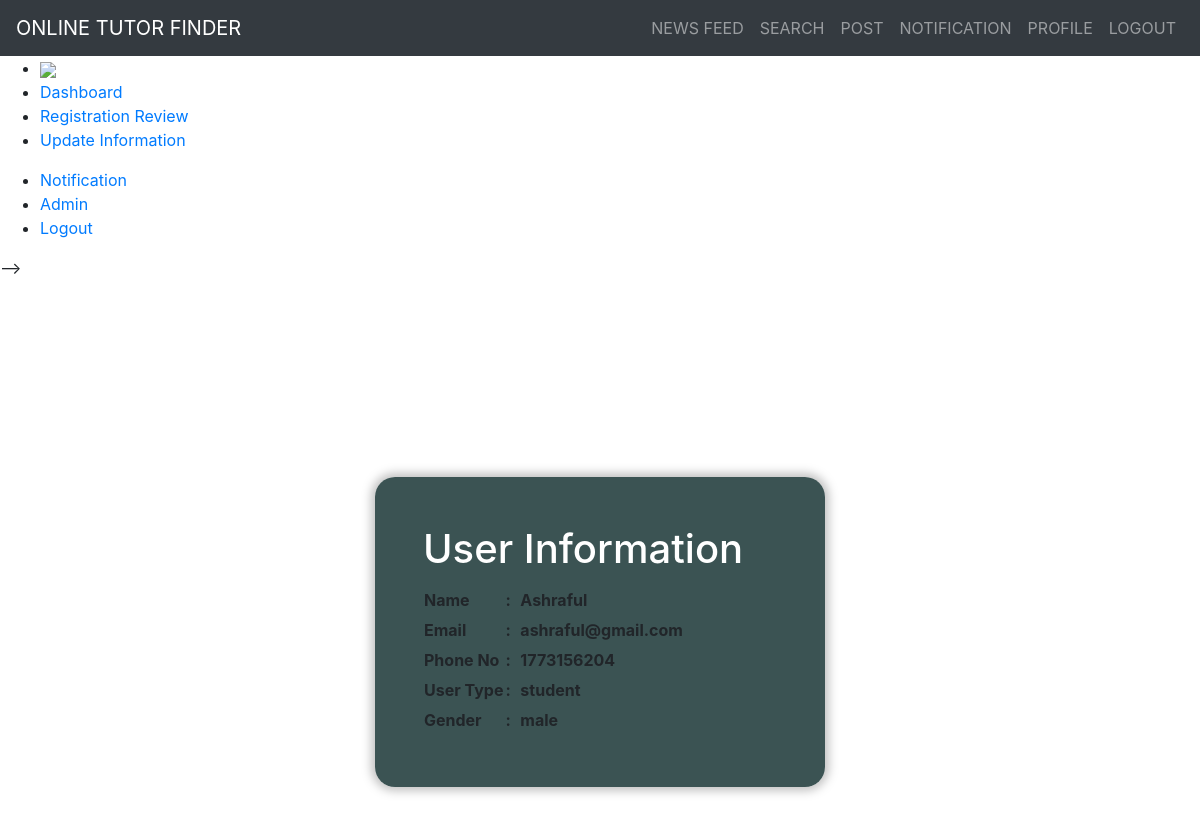
The app's page /details.php?id=44 with its own data.
### tables this page shows
CREATE TABLE `registration` (
  `id` int(50) NOT NULL,
  `userName` varchar(50) NOT NULL,
  `password` varchar(50) NOT NULL,
  `email` varchar(50) NOT NULL,
  `phoneNumbe` int(50) NOT NULL,
  `gender` varchar(50) NOT NULL,
  `userType` varchar(50) NOT NULL,
  `status` int(1) NOT NULL,
  `pending` int(1) NOT NULL
);

### details.php (the view, shortened to what this page needs)
<head>
	<link rel="stylesheet" href="https://maxcdn.bootstrapcdn.com/bootstrap/4.0.0/css/bootstrap.min.css">
	<link rel="stylesheet" href="SStyle.css">
</head>
<body>
	<nav class="navbar navbar-expand-sm navbar-dark bg-dark ">
		<a href="#" class="navbar-brand"> ONLINE TUTOR FINDER </a>
		<ul class="navbar-nav ml-auto">
			<li class="nav-item"><a href="NewsFeed.php" class="nav-link "> NEWS FEED </a></li>
			<li class="nav-item"><a href="Search.php" class="nav-link "> SEARCH </a></li>
			<li class="nav-item"><a href="post.php" class="nav-link "> POST </a></li>
			<li class="nav-item"><a href="notification.php" class="nav-link "> NOTIFICATION </a></li>
			<li class="nav-item"><a href="profile.php" class="nav-link "> PROFILE </a></li>
			<li class="nav-item"><a href="logout.php" class="nav-link "> LOGOUT </a></li>
		</ul>
	</nav>
        <?php
            if($_SESSION['status']==0){
        ?>
            <ul>
            <li><a  href="Dashboard.php"><img align="center" src="image/home.png"></a></li>
            <li><a href="Dashboard.php">Dashboard</a></li>
             <li><a href="RegistrationReview.php">Registration Review</a></li>
            <li><a href="UpdateSystemInfo.php">Update Information</a></li>
        </ul>
        <ul class="r">
            <li><a href="AdminNotification.php">Notification</a></li>
           <li><a class="active" href="profile.php">Admin</a></li>
            <li><a href="logout.php">Logout</a></li>
        </ul>
        <?php
            }
        ?>
    </nav> -->
    <?php
    include 'database_connection.php';
        $id = $_GET['id'];
		$q = "SELECT * FROM `registration` WHERE `id` = $id";
		$query = mysqli_query($conn,$q);
		while($res = mysqli_fetch_array($query)){
	?>
    <section class="Search_holder1 d-flex justify-content-center align-items-center">
		<form class="Search_form p-5" action="#" method="POST">
            <table>
                <tr>
                    <h1><label for="">User Information</label></h1>
                </tr>
            </table>
            <table>
                <tr>
                    <th align="left"><Label>Name</Label></th>
                    <th align="left"><Label>:&nbsp;&nbsp;</Label></th>
                    <th align="left"><Label><?php echo $res['userName']; ?></Label></th>
                </tr>
                <tr>
                    <th align="left"><Label>Email</Label></th>
                    <th align="left"><Label>:&nbsp;&nbsp;</Label></th>
                    <th align="left"><Label><?php echo $res['email']; ?></Label></th>
                </tr>
                <tr>
                    <th align="left"><Label>Phone No</Label></th>
                    <th align="left"><Label>:&nbsp;&nbsp;</Label></th>
                    <th align="left"><Label><?php echo $res['phoneNumbe']; ?></Label></th>
                </tr>
                <tr>
                    <th align="left"><Label>User Type</Label></th>
                    <th align="left"><Label>:&nbsp;&nbsp;</Label></th>
                    <th align="left"><Label><?php echo $res['userType']; ?></Label></th>
                </tr>
                <tr>
                    <th align="left"><Label>Gender</Label></th>
                    <th align="left"><Label>:&nbsp;&nbsp;</Label></th>
                    <th align="left"><Label><?php echo $res['gender']; ?></Label></th>
                </tr>
            </table>
        </form>
        </section>
    <?php
        }
    ?>
</body>
</body>
</html>

### SStyle.css (style rules this page uses)
.Search_form { width: 450px; background-color: #334d4df5; border-radius: 20px; box-shadow: 0 0 10px 4px rgba(128, 128, 128, 0.479); color:white; }
.Search_holder1 { height: 90vh; width: 100vw; }

### records on screen
registration: userName "Ashraful", email "ashraful@gmail.com", phoneNumbe "1773156204", userType "student", gender "male"
